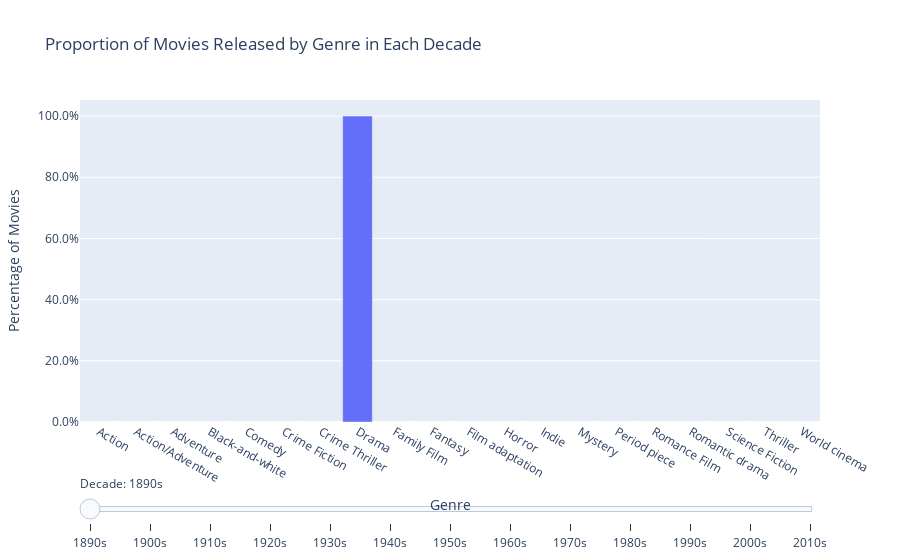

Notebook source saved alongside this figure:
### Code cell
# Create an interactive figure
fig = go.Figure()

# Iterate through each decade and create a bar plot for it
for decade in movies_per_decade_by_genre_normalized.index:
    fig.add_trace(go.Bar(
        x=movies_per_decade_by_genre_normalized.columns,
        y=movies_per_decade_by_genre_normalized.loc[decade],  # Convert to percentage
        name=f'{decade}s',
        visible=False  # Initially set all traces to invisible
    ))

# Set the first decade to be visible
fig.data[0].visible = True

# Create the slider steps
steps = []
for i, decade in enumerate(movies_per_decade_by_genre_normalized.index):
    step = dict(
        method="update",
        args=[{"visible": [False] * len(fig.data)}],  # Hide all traces
        label=f"{decade}s"
    )
    step["args"][0]["visible"][i] = True  # Set the current decade's trace to visible
    steps.append(step)

# Create slider
sliders = [dict(
    active=0,
    currentvalue={"prefix": "Decade: "},
    pad={"t": 50},
    steps=steps
)]

# Update the layout to include the slider
fig.update_layout(
    sliders=sliders,
    title='Proportion of Movies Released by Genre in Each Decade',
    xaxis_title='Genre',
    yaxis_title='Percentage of Movies',
    yaxis=dict(tickformat=".1%"),
    barmode='group'
)

# Show the plot
fig.show()

### Figure 1 — Plotly figure (JSON) as saved in the notebook; plotly's stock layout.template omitted (floating-point values rounded to 4 significant figures)
{"data": [{"name": "1890s", "type": "bar", "visible": true, "x": ["Action", "Action/Adventure", "Adventure", "Black-and-white", "Comedy", "Crime Fiction", "Crime Thriller", "Drama", "Family Film", "Fantasy", "Film adaptation", "Horror", "Indie", "Mystery", "Period piece", "Romance Film", "Romantic drama", "Science Fiction", "Thriller", "World cinema"], "y": [0, 0, 0, 0, 0, 0, 0, 1, 0, 0, 0, 0, 0, 0, 0, 0, 0, 0, 0, 0]}, {"name": "1900s", "type": "bar", "visible": false, "x": ["Action", "Action/Adventure", "Adventure", "Black-and-white", "Comedy", "Crime Fiction", "Crime Thriller", "Drama", "Family Film", "Fantasy", "Film adaptation", "Horror", "Indie", "Mystery", "Period piece", "Romance Film", "Romantic drama", "Science Fiction", "Thriller", "World cinema"], "y": [0, 0, 0, 0.26, 0, 0, 0, 0.33, 0.01, 0.08, 0, 0.02, 0.25, 0, 0, 0.05, 0, 0, 0, 0]}, {"name": "1910s", "type": "bar", "visible": false, "x": ["Action", "Action/Adventure", "Adventure", "Black-and-white", "Comedy", "Crime Fiction", "Crime Thriller", "Drama", "Family Film", "Fantasy", "Film adaptation", "Horror", "Indie", "Mystery", "Period piece", "Romance Film", "Romantic drama", "Science Fiction", "Thriller", "World cinema"], "y": [0.004283, 0.004283, 0.0364, 0.2827, 0.02998, 0, 0, 0.2998, 0.002141, 0.04711, 0, 0.02141, 0.2248, 0, 0, 0.0257, 0, 0.01285, 0.006424, 0.002141]}, {"name": "1920s", "type": "bar", "visible": false, "x": ["Action", "Action/Adventure", "Adventure", "Black-and-white", "Comedy", "Crime Fiction", "Crime Thriller", "Drama", "Family Film", "Fantasy", "Film adaptation", "Horror", "Indie", "Mystery", "Period piece", "Romance Film", "Romantic drama", "Science Fiction", "Thriller", "World cinema"], "y": [0.02857, 0.03377, 0.02727, 0.2364, 0.04416, 0.04935, 0.005195, 0.2091, 0.01039, 0.02208, 0.02208, 0.02727, 0.161, 0.02208, 0.002597, 0.04416, 0.01688, 0.01169, 0.01688, 0.009091]}, {"name": "1930s", "type": "bar", "visible": false, "x": ["Action", "Action/Adventure", "Adventure", "Black-and-white", "Comedy", "Crime Fiction", "Crime Thriller", "Drama", "Family Film", "Fantasy", "Film adaptation", "Horror", "Indie", "Mystery", "Period piece", "Romance Film", "Romantic drama", "Science Fiction", "Thriller", "World cinema"], "y": [0.05253, 0.0399, 0.05808, 0.2242, 0.06667, 0.0404, 0.01414, 0.1692, 0.03232, 0.01919, 0.03838, 0.04293, 0.001515, 0.04242, 0.01061, 0.07323, 0.02222, 0.009596, 0.03838, 0.00404]}, {"name": "1940s", "type": "bar", "visible": false, "x": ["Action", "Action/Adventure", "Adventure", "Black-and-white", "Comedy", "Crime Fiction", "Crime Thriller", "Drama", "Family Film", "Fantasy", "Film adaptation", "Horror", "Indie", "Mystery", "Period piece", "Romance Film", "Romantic drama", "Science Fiction", "Thriller", "World cinema"], "y": [0.03642, 0.027, 0.04133, 0.1751, 0.07201, 0.06097, 0.03273, 0.1923, 0.03151, 0.02373, 0.02823, 0.02291, 0.0004092, 0.05728, 0.008592, 0.07283, 0.02741, 0.007365, 0.07283, 0.009002]}, {"name": "1950s", "type": "bar", "visible": false, "x": ["Action", "Action/Adventure", "Adventure", "Black-and-white", "Comedy", "Crime Fiction", "Crime Thriller", "Drama", "Family Film", "Fantasy", "Film adaptation", "Horror", "Indie", "Mystery", "Period piece", "Romance Film", "Romantic drama", "Science Fiction", "Thriller", "World cinema"], "y": [0.04682, 0.0494, 0.05112, 0.08247, 0.05412, 0.06186, 0.02448, 0.2195, 0.04296, 0.02277, 0.03308, 0.04081, 0.005155, 0.03308, 0.0116, 0.0799, 0.02878, 0.03351, 0.06486, 0.01375]}, {"name": "1960s", "type": "bar", "visible": false, "x": ["Action", "Action/Adventure", "Adventure", "Black-and-white", "Comedy", "Crime Fiction", "Crime Thriller", "Drama", "Family Film", "Fantasy", "Film adaptation", "Horror", "Indie", "Mystery", "Period piece", "Romance Film", "Romantic drama", "Science Fiction", "Thriller", "World cinema"], "y": [0.06351, 0.05829, 0.05782, 0.04692, 0.08863, 0.04123, 0.01517, 0.2, 0.0436, 0.02133, 0.04171, 0.05545, 0.02038, 0.02749, 0.009479, 0.06588, 0.02322, 0.02512, 0.0654, 0.02938]}, {"name": "1970s", "type": "bar", "visible": false, "x": ["Action", "Action/Adventure", "Adventure", "Black-and-white", "Comedy", "Crime Fiction", "Crime Thriller", "Drama", "Family Film", "Fantasy", "Film adaptation", "Horror", "Indie", "Mystery", "Period piece", "Romance Film", "Romantic drama", "Science Fiction", "Thriller", "World cinema"], "y": [0.07585, 0.06321, 0.04646, 0.004425, 0.06416, 0.06195, 0.02623, 0.1814, 0.0237, 0.02118, 0.03824, 0.07933, 0.03003, 0.03887, 0.03097, 0.04077, 0.01738, 0.03445, 0.09576, 0.0256]}, {"name": "1980s", "type": "bar", "visible": false, "x": ["Action", "Action/Adventure", "Adventure", "Black-and-white", "Comedy", "Crime Fiction", "Crime Thriller", "Drama", "Family Film", "Fantasy", "Film adaptation", "Horror", "Indie", "Mystery", "Period piece", "Romance Film", "Romantic drama", "Science Fiction", "Thriller", "World cinema"], "y": [0.07505, 0.06447, 0.05247, 0.001424, 0.09233, 0.05105, 0.02441, 0.1474, 0.03803, 0.03925, 0.02217, 0.0722, 0.0423, 0.0299, 0.01708, 0.04942, 0.02217, 0.04556, 0.08745, 0.02583]}, {"name": "1990s", "type": "bar", "visible": false, "x": ["Action", "Action/Adventure", "Adventure", "Black-and-white", "Comedy", "Crime Fiction", "Crime Thriller", "Drama", "Family Film", "Fantasy", "Film adaptation", "Horror", "Indie", "Mystery", "Period piece", "Romance Film", "Romantic drama", "Science Fiction", "Thriller", "World cinema"], "y": [0.07252, 0.05256, 0.04251, 0.001222, 0.09643, 0.06084, 0.033, 0.1562, 0.0402, 0.03667, 0.02879, 0.0383, 0.04129, 0.02648, 0.03151, 0.06478, 0.02893, 0.02635, 0.09684, 0.02458]}, {"name": "2000s", "type": "bar", "visible": false, "x": ["Action", "Action/Adventure", "Adventure", "Black-and-white", "Comedy", "Crime Fiction", "Crime Thriller", "Drama", "Family Film", "Fantasy", "Film adaptation", "Horror", "Indie", "Mystery", "Period piece", "Romance Film", "Romantic drama", "Science Fiction", "Thriller", "World cinema"], "y": [0.06785, 0.0527, 0.03683, 0.0008058, 0.08687, 0.05455, 0.03118, 0.1562, 0.02643, 0.03086, 0.0245, 0.05689, 0.04633, 0.03263, 0.0274, 0.06269, 0.02699, 0.02981, 0.1067, 0.04182]}, {"name": "2010s", "type": "bar", "visible": false, "x": ["Action", "Action/Adventure", "Adventure", "Black-and-white", "Comedy", "Crime Fiction", "Crime Thriller", "Drama", "Family Film", "Fantasy", "Film adaptation", "Horror", "Indie", "Mystery", "Period piece", "Romance Film", "Romantic drama", "Science Fiction", "Thriller", "World cinema"], "y": [0.1148, 0.05116, 0.05047, 0.001383, 0.0757, 0.04736, 0.01694, 0.1784, 0.0242, 0.03318, 0.01106, 0.06429, 0.02074, 0.02973, 0.01279, 0.06118, 0.0159, 0.03837, 0.1365, 0.0159]}], "layout": {"barmode": "group", "sliders": [{"active": 0, "currentvalue": {"prefix": "Decade: "}, "pad": {"t": 50}, "steps": [{"args": [{"visible": [true, false, false, false, false, false, false, false, false, false, false, false, false]}], "label": "1890s", "method": "update"}, {"args": [{"visible": [false, true, false, false, false, false, false, false, false, false, false, false, false]}], "label": "1900s", "method": "update"}, {"args": [{"visible": [false, false, true, false, false, false, false, false, false, false, false, false, false]}], "label": "1910s", "method": "update"}, {"args": [{"visible": [false, false, false, true, false, false, false, false, false, false, false, false, false]}], "label": "1920s", "method": "update"}, {"args": [{"visible": [false, false, false, false, true, false, false, false, false, false, false, false, false]}], "label": "1930s", "method": "update"}, {"args": [{"visible": [false, false, false, false, false, true, false, false, false, false, false, false, false]}], "label": "1940s", "method": "update"}, {"args": [{"visible": [false, false, false, false, false, false, true, false, false, false, false, false, false]}], "label": "1950s", "method": "update"}, {"args": [{"visible": [false, false, false, false, false, false, false, true, false, false, false, false, false]}], "label": "1960s", "method": "update"}, {"args": [{"visible": [false, false, false, false, false, false, false, false, true, false, false, false, false]}], "label": "1970s", "method": "update"}, {"args": [{"visible": [false, false, false, false, false, false, false, false, false, true, false, false, false]}], "label": "1980s", "method": "update"}, {"args": [{"visible": [false, false, false, false, false, false, false, false, false, false, true, false, false]}], "label": "1990s", "method": "update"}, {"args": [{"visible": [false, false, false, false, false, false, false, false, false, false, false, true, false]}], "label": "2000s", "method": "update"}, {"args": [{"visible": [false, false, false, false, false, false, false, false, false, false, false, false, true]}], "label": "2010s", "method": "update"}]}], "title": {"text": "Proportion of Movies Released by Genre in Each Decade"}, "xaxis": {"title": {"text": "Genre"}}, "yaxis": {"tickformat": ".1%", "title": {"text": "Percentage of Movies"}}}}
